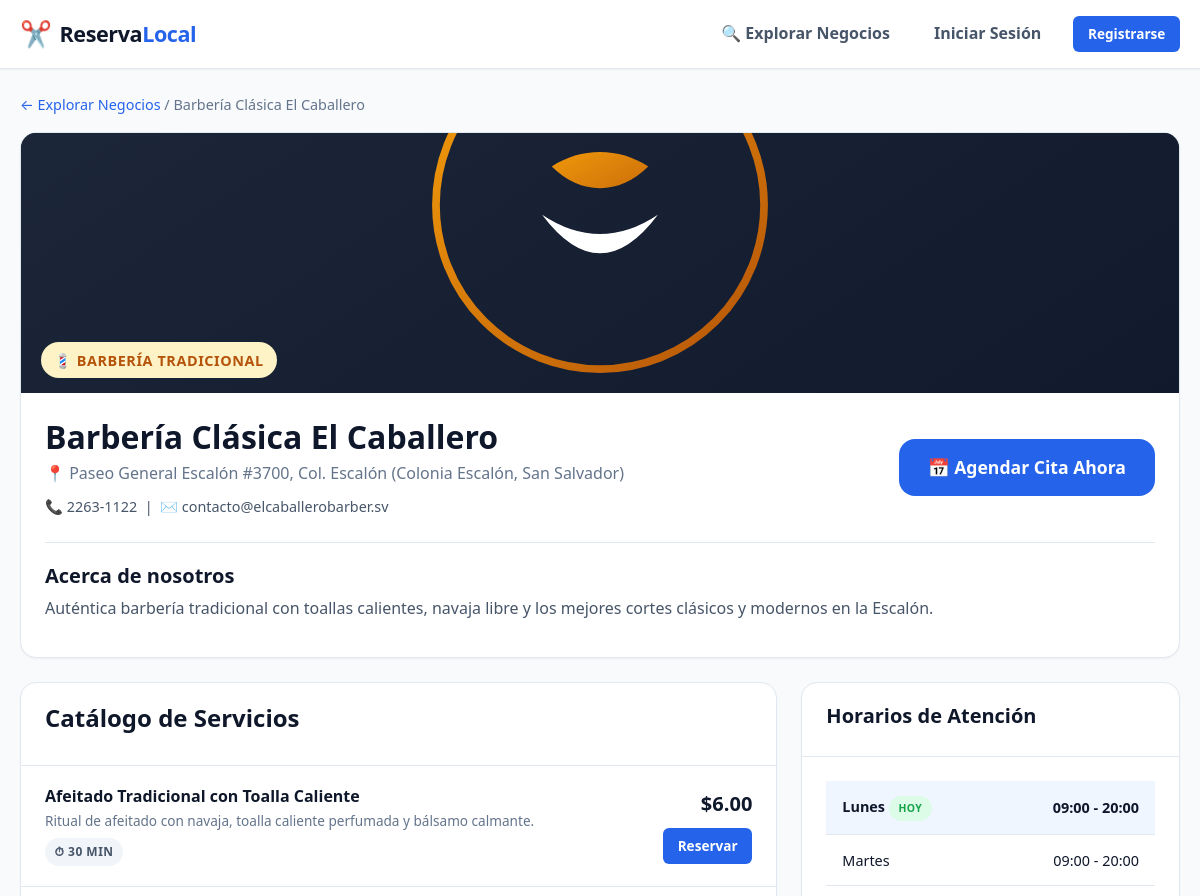
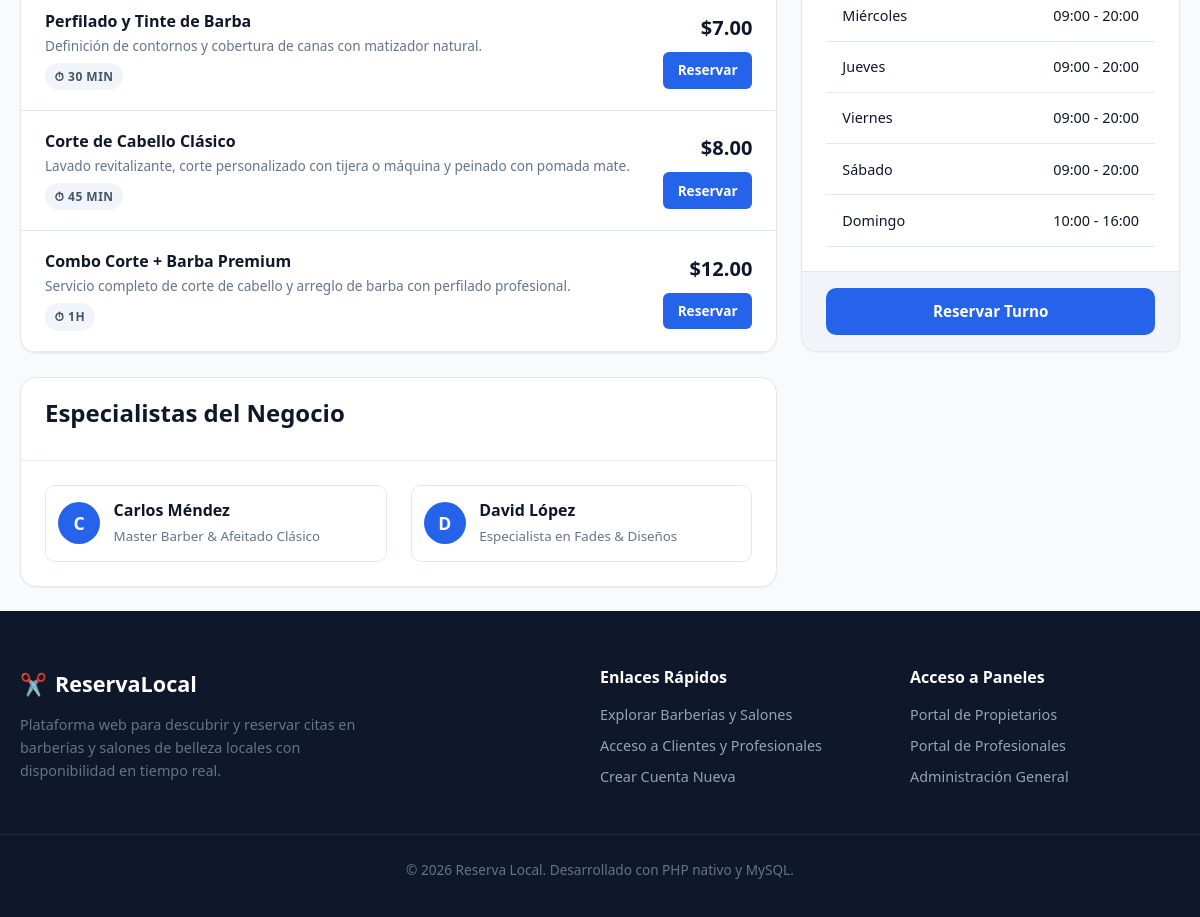
The app's page /public/negocio.php?id=1 with its own data (2 pictures, top to bottom).
### tables this page shows
CREATE TABLE negocios (
    id INT AUTO_INCREMENT PRIMARY KEY,
    nombre VARCHAR(150) NOT NULL,
    categoria ENUM('barberia', 'salon') NOT NULL,
    descripcion TEXT NULL,
    direccion VARCHAR(255) NOT NULL,
    zona_municipio VARCHAR(100) NOT NULL,
    latitud DECIMAL(10, 7) NOT NULL,
    longitud DECIMAL(10, 7) NOT NULL,
    telefono VARCHAR(30) NULL,
    email VARCHAR(150) NULL,
    zona_horaria VARCHAR(50) NOT NULL DEFAULT 'America/El_Salvador',
    imagen_url VARCHAR(255) NULL,
    estado ENUM('activo', 'inactivo', 'pendiente') NOT NULL DEFAULT 'activo',
    creado_en TIMESTAMP DEFAULT CURRENT_TIMESTAMP,
    actualizado_en TIMESTAMP DEFAULT CURRENT_TIMESTAMP ON UPDATE CURRENT_TIMESTAMP,
    INDEX idx_negocios_cat (categoria),
    INDEX idx_negocios_estado (estado),
    INDEX idx_negocios_zona (zona_municipio),
    INDEX idx_negocios_coords (latitud, longitud)
);

CREATE TABLE servicios (
    id INT AUTO_INCREMENT PRIMARY KEY,
    negocio_id INT NOT NULL,
    nombre VARCHAR(120) NOT NULL,
    descripcion TEXT NULL,
    precio DECIMAL(10, 2) NOT NULL,
    duracion_minutos INT NOT NULL,
    estado ENUM('activo', 'inactivo') NOT NULL DEFAULT 'activo',
    creado_en TIMESTAMP DEFAULT CURRENT_TIMESTAMP,
    FOREIGN KEY (negocio_id) REFERENCES negocios(id) ON DELETE CASCADE,
    INDEX idx_servicios_negocio (negocio_id),
    INDEX idx_servicios_estado (estado)
);

CREATE TABLE profesionales (
    id INT AUTO_INCREMENT PRIMARY KEY,
    negocio_id INT NOT NULL,
    usuario_id INT NULL,
    nombre VARCHAR(120) NOT NULL,
    especialidad VARCHAR(100) NULL,
    telefono VARCHAR(30) NULL,
    estado ENUM('activo', 'inactivo') NOT NULL DEFAULT 'activo',
    creado_en TIMESTAMP DEFAULT CURRENT_TIMESTAMP,
    FOREIGN KEY (negocio_id) REFERENCES negocios(id) ON DELETE CASCADE,
    FOREIGN KEY (usuario_id) REFERENCES usuarios(id) ON DELETE SET NULL,
    INDEX idx_profesionales_negocio (negocio_id),
    INDEX idx_profesionales_usuario (usuario_id),
    INDEX idx_profesionales_estado (estado)
);

CREATE TABLE horarios_negocio (
    id INT AUTO_INCREMENT PRIMARY KEY,
    negocio_id INT NOT NULL,
    dia_semana TINYINT NOT NULL COMMENT '1=Lunes, 2=Martes, ..., 7=Domingo',
    hora_apertura TIME NOT NULL,
    hora_cierre TIME NOT NULL,
    es_laborable TINYINT(1) NOT NULL DEFAULT 1,
    UNIQUE KEY uq_negocio_dia (negocio_id, dia_semana),
    FOREIGN KEY (negocio_id) REFERENCES negocios(id) ON DELETE CASCADE
);

### app/helpers/helpers.php (called while the page is built, shortened)
<?php
if (!function_exists('e')) {
    function e(?string $value): string {
        return htmlspecialchars($value ?? '', ENT_QUOTES, 'UTF-8');
    }
}
if (!function_exists('base_path_url')) {
    function base_path_url(): string {
        $script = $_SERVER['SCRIPT_NAME'] ?? '';
        if (strpos($script, '/reserva-local/public') !== false) {
            return '/reserva-local/public';
        }
        return '';
    }
}
if (!function_exists('url')) {
    function url(string $path = ''): string {
        $base = base_path_url();
        $path = '/' . ltrim($path, '/');
        if ($path === '/' && !empty($base)) {
            return $base . '/';
        }
        return $base . $path;
    }
}
if (!function_exists('asset')) {
    function asset(string $path): string {
        $path = ltrim($path, '/');
        return url('/' . $path);
    }
}
if (!function_exists('format_money')) {
    function format_money(float|int|string $amount): string {
        return '$' . number_format((float)$amount, 2, '.', ',');
    }
}
if (!function_exists('format_duration')) {
    function format_duration(int $minutes): string {
        if ($minutes < 60) {
            return $minutes . ' min';
        }
        $hours = floor($minutes / 60);
        $rem = $minutes % 60;
        return $rem > 0 ? "{$hours}h {$rem}min" : "{$hours}h";
    }
}
if (!function_exists('day_name_es')) {
    function day_name_es(int $day): string {
        return match($day) {
            1 => 'Lunes',
            2 => 'Martes',
            3 => 'Miércoles',
            4 => 'Jueves',
            5 => 'Viernes',
            6 => 'Sábado',
            7 => 'Domingo',
            default => 'Desconocido'
        };
    }
}

### app/models/Negocio.php (called while the page is built, shortened)
<?php
class Negocio {
    public static function findById(int $id): ?array {
        $pdo = Database::getConnection();
        $stmt = $pdo->prepare("SELECT * FROM negocios WHERE id = ?");
        $stmt->execute([$id]);
        $negocio = $stmt->fetch();
        return $negocio ?: null;
    }
}

### app/models/Servicio.php (called while the page is built, shortened)
<?php
class Servicio {
    public static function findByNegocio(int $negocioId, bool $onlyActive = true): array {
        $pdo = Database::getConnection();
        $sql = "SELECT * FROM servicios WHERE negocio_id = ?";
        if ($onlyActive) {
            $sql .= " AND estado = 'activo'";
        }
        $sql .= " ORDER BY precio ASC, nombre ASC";
        $stmt = $pdo->prepare($sql);
        $stmt->execute([$negocioId]);
        return $stmt->fetchAll() ?: [];
    }
}

### app/models/Profesional.php (called while the page is built, shortened)
<?php
class Profesional {
    public static function findByNegocio(int $negocioId, bool $onlyActive = true): array {
        $pdo = Database::getConnection();
        $sql = "
            SELECT p.*, u.email as usuario_email
            FROM profesionales p
            LEFT JOIN usuarios u ON u.id = p.usuario_id
            WHERE p.negocio_id = ?
        ";
        if ($onlyActive) {
            $sql .= " AND p.estado = 'activo'";
        }
        $sql .= " ORDER BY p.nombre ASC";
        $stmt = $pdo->prepare($sql);
        $stmt->execute([$negocioId]);
        $profs = $stmt->fetchAll() ?: [];
        foreach ($profs as &$prof) {
            $prof['servicios'] = self::getServiceIds($prof['id']);
        }
        return $profs;
    }
    public static function getServiceIds(int $profesionalId): array {
        $pdo = Database::getConnection();
        $stmt = $pdo->prepare("SELECT servicio_id FROM profesional_servicios WHERE profesional_id = ?");
        $stmt->execute([$profesionalId]);
        return $stmt->fetchAll(PDO::FETCH_COLUMN) ?: [];
    }
}

### app/models/Horario.php (called while the page is built, shortened)
<?php
class Horario {
    public static function getNegocioHorarios(int $negocioId): array {
        $pdo = Database::getConnection();
        $stmt = $pdo->prepare("
            SELECT dia_semana, hora_apertura, hora_cierre, es_laborable
            FROM horarios_negocio
            WHERE negocio_id = ?
            ORDER BY dia_semana ASC
        ");
        $stmt->execute([$negocioId]);
        $rows = $stmt->fetchAll();
        $indexed = [];
        foreach ($rows as $row) {
            $indexed[(int)$row['dia_semana']] = $row;
        }
        return $indexed;
    }
}

### public/negocio.php (the view, shortened to what this page needs)
<?php
$id = (int)($_GET['id'] ?? 0);
$negocio = Negocio::findById($id);
$servicios = Servicio::findByNegocio($id, true);
$profesionales = Profesional::findByNegocio($id, true);
$horarios = Horario::getNegocioHorarios($id);
require APP_ROOT . '/app/views/layouts/header.php';
?>
<div class="container py-4">
    <p class="text-muted" style="font-size:0.9rem; margin-bottom:1rem;">
        <a href="<?= url('/explorar.php') ?>">&larr; Explorar Negocios</a> / <?= e($negocio['nombre']) ?>
    </p>
    <div class="card mb-4">
        <div style="height: 260px; background: #0f172a; position: relative; overflow: hidden;">
            <img src="<?= asset($negocio['imagen_url'] ?: 'assets/img/barberia-caballero.svg') ?>" alt="<?= e($negocio['nombre']) ?>" style="width:100%; height:100%; object-fit:cover;">
            <span class="badge badge-<?= e($negocio['categoria']) ?>" style="position: absolute; bottom: 15px; left: 20px; font-size: 0.9rem; padding: 0.4rem 0.8rem;">
                <?= $negocio['categoria'] === 'barberia' ? '💈 Barbería Tradicional' : '💇‍♀️ Salón de Belleza' ?>
            </span>
        </div>
        <div class="card-body">
            <div class="d-flex justify-between align-center" style="flex-wrap:wrap; gap:1rem;">
                <div>
                    <h1 style="margin-bottom:0.25rem;"><?= e($negocio['nombre']) ?></h1>
                    <p class="text-muted" style="margin-bottom:0.5rem;">📍 <?= e($negocio['direccion']) ?> (<?= e($negocio['zona_municipio']) ?>)</p>
                    <p style="font-size: 0.9rem; color: var(--text-secondary); margin-bottom: 0;">
                        📞 <?= e($negocio['telefono'] ?: 'No especificado') ?> &nbsp;|&nbsp; ✉️ <?= e($negocio['email'] ?: 'No especificado') ?>
                    </p>
                </div>
                <div>
                    <a href="<?= url('/reservar.php?negocio_id=' . $negocio['id']) ?>" class="btn btn-primary btn-lg">
                        📅 Agendar Cita Ahora
                    </a>
                </div>
            </div>
            <?php if (!empty($negocio['descripcion'])): ?>
                <div style="margin-top: 1.5rem; padding-top: 1.25rem; border-top: 1px solid var(--border-color);">
                    <h3>Acerca de nosotros</h3>
                    <p style="color: var(--text-secondary);"><?= nl2br(e($negocio['descripcion'])) ?></p>
                </div>
            <?php endif; ?>
        </div>
    </div>
    <div class="grid grid-2" style="grid-template-columns: 2fr 1fr; align-items: start;">
        <div>
            <div class="card mb-4">
                <div class="card-header">
                    <h2>Catálogo de Servicios</h2>
                </div>
                <div class="card-body" style="padding:0;">
                    <?php if (empty($servicios)): ?>
                        <div style="padding:2rem;" class="text-center text-muted">No hay servicios registrados en este momento.</div>
                    <?php else: ?>
                        <div style="display:flex; flex-direction:column;">
                            <?php foreach ($servicios as $s): ?>
                                <div style="display:flex; justify-content:space-between; align-items:center; padding:1.25rem 1.5rem; border-bottom:1px solid var(--border-color);">
                                    <div style="flex:1; padding-right:1rem;">
                                        <h4 style="margin-bottom:0.25rem;"><?= e($s['nombre']) ?></h4>
                                        <p class="text-muted" style="font-size:0.85rem; margin-bottom:0.4rem;"><?= e($s['descripcion']) ?></p>
                                        <span class="badge" style="background:var(--bg-subtle); color:var(--text-secondary);">
                                            ⏱ <?= format_duration((int)$s['duracion_minutos']) ?>
                                        </span>
                                    </div>
                                    <div class="text-right" style="flex:0 0 auto;">
                                        <div style="font-size:1.25rem; font-weight:800; color:var(--text-primary); margin-bottom:0.5rem;">
                                            <?= format_money($s['precio']) ?>
                                        </div>
                                        <a href="<?= url('/reservar.php?negocio_id=' . $negocio['id'] . '&servicio_id=' . $s['id']) ?>" class="btn btn-primary btn-sm">
                                            Reservar
                                        </a>
                                    </div>
                                </div>
                            <?php endforeach; ?>
                        </div>
                    <?php endif; ?>
                </div>
            </div>
            <div class="card">
                <div class="card-header">
                    <h2>Especialistas del Negocio</h2>
                </div>
                <div class="card-body">
                    <?php if (empty($profesionales)): ?>
                        <p class="text-muted">No hay especialistas asignados.</p>
                    <?php else: ?>
                        <div class="grid grid-2">
                            <?php foreach ($profesionales as $p): ?>
                                <div style="display:flex; align-items:center; gap:0.85rem; padding:0.75rem; border:1px solid var(--border-color); border-radius:var(--radius-md);">
                                    <div class="user-avatar" style="width:42px; height:42px; font-size:1.1rem;">
                                        <?= strtoupper(substr($p['nombre'], 0, 1)) ?>
                                    </div>
                                    <div>
                                        <strong style="display:block;"><?= e($p['nombre']) ?></strong>
                                        <small class="text-muted"><?= e($p['especialidad'] ?: 'Especialista en Estilo') ?></small>
                                    </div>
                                </div>
                            <?php endforeach; ?>
                        </div>
                    <?php endif; ?>
                </div>
            </div>
        </div>
        <div>
            <div class="card">
                <div class="card-header">
                    <h3>Horarios de Atención</h3>
                </div>
                <div class="card-body">
                    <table class="table" style="font-size:0.9rem;">
                        <tbody>
                            <?php for ($d = 1; $d <= 7; $d++):
                                $h = $horarios[$d] ?? null;
                                $esHoy = ($d == (int)date('N'));
                            ?>
                                <tr style="<?= $esHoy ? 'background: #eff6ff; font-weight: bold;' : '' ?>">
                                    <td><?= day_name_es($d) ?> <?= $esHoy ? '<span class="badge badge-confirmada" style="font-size:0.65rem;">HOY</span>' : '' ?></td>
                                    <td class="text-right">
                                        <?php if ($h && !empty($h['es_laborable'])): ?>
                                            <?= substr($h['hora_apertura'], 0, 5) ?> - <?= substr($h['hora_cierre'], 0, 5) ?>
                                        <?php else: ?>
                                            <span class="text-danger">Cerrado</span>
                                        <?php endif; ?>
                                    </td>
                                </tr>
                            <?php endfor; ?>
                        </tbody>
                    </table>
                </div>
                <div class="card-footer text-center">
                    <a href="<?= url('/reservar.php?negocio_id=' . $negocio['id']) ?>" class="btn btn-primary btn-block">
                        Reservar Turno
                    </a>
                </div>
            </div>
        </div>
    </div>
</div>
<?php require APP_ROOT . '/app/views/layouts/footer.php'; ?>

### records on screen
negocios: nombre "Barbería Clásica El Caballero", imagen_url (picture), direccion "Paseo General Escalón #3700, Col. Escalón", zona_municipio "Colonia Escalón, San Salvador", telefono "2263-1122", email "contacto@elcaballerobarber.sv", descripcion "Auténtica barbería tradicional con toallas calientes, navaja libre y los mejores cortes clásicos y modernos en la Escalón."
servicios: nombre "Afeitado Tradicional con Toalla Caliente", descripcion "Ritual de afeitado con navaja, toalla caliente perfumada y bálsamo calmante.", duracion_minutos "30 MIN", precio "$6.00"
servicios: nombre "Perfilado y Tinte de Barba", descripcion "Definición de contornos y cobertura de canas con matizador natural.", duracion_minutos "30 MIN", precio "$7.00"
servicios: nombre "Corte de Cabello Clásico", descripcion "Lavado revitalizante, corte personalizado con tijera o máquina y peinado con pomada mate.", duracion_minutos "45 MIN", precio "$8.00"
servicios: nombre "Combo Corte + Barba Premium", descripcion "Servicio completo de corte de cabello y arreglo de barba con perfilado profesional.", duracion_minutos "1H", precio "$12.00"
profesionales: nombre "C", nombre "Carlos Méndez", especialidad "Master Barber & Afeitado Clásico"
profesionales: nombre "D", nombre "David López", especialidad "Especialista en Fades & Diseños"
horarios_negocio: d "Lunes", shows "HOY", hora_apertura "09:00", hora_cierre "20:00"
horarios_negocio: d "Martes", hora_apertura "09:00", hora_cierre "20:00"
horarios_negocio: d "Miércoles", hora_apertura "09:00", hora_cierre "20:00"
horarios_negocio: d "Jueves", hora_apertura "09:00", hora_cierre "20:00"
horarios_negocio: d "Viernes", hora_apertura "09:00", hora_cierre "20:00"
horarios_negocio: d "Sábado", hora_apertura "09:00", hora_cierre "20:00"
horarios_negocio: d "Domingo", hora_apertura "10:00", hora_cierre "16:00"
